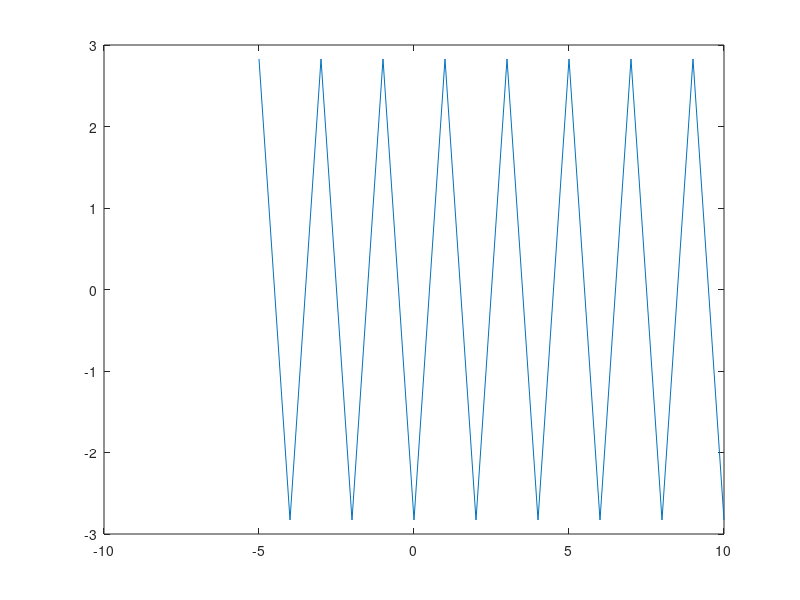

Source code (MATLAB):
t1=0;tstep=0.01;t2=2;
t=t1:tstep:t2;

n1=-5;n2=10;n=n1:n2;

xa=@(n)(4*cos(pi*n));
xb=@(n)(2*sin(3*n));
xc=@(n)((0.9).^n*cos(pi*n/10));
xd=@(t)(4*sin(5*pi*t-pi/4));
xe=@(t)(cos(4*t)+2*sin(8*t));
xf=@(t)(3*cos(4*t)+sin(pi*t));

%stem(n,xa(n));
%stem(n,xb(n));
%stem(n,xc(n));

plot(n,xd(n));shg
